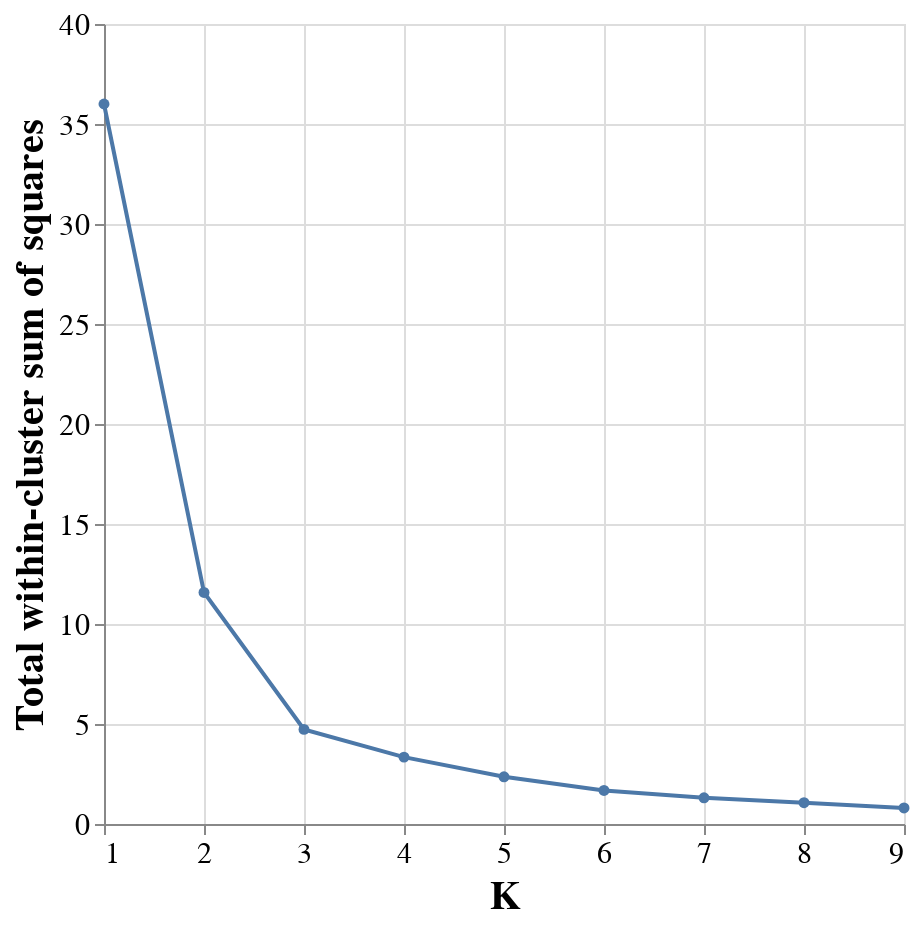

Notebook code cell kept with this figure:
### Code cell
glue('elbow_plot2', elbow_plot, display=True)

### Figure 1 — Vega-Lite specification as saved in the notebook (floating-point values rounded to 4 significant figures)
{"config": {"view": {"continuousWidth": 400, "continuousHeight": 300}, "axis": {"labelFontSize": 15, "titleFontSize": 20}}, "data": {"name": "data-772b44915409097b31df568cff60d910"}, "mark": {"type": "line", "point": true}, "encoding": {"x": {"field": "k", "title": "K", "type": "quantitative"}, "y": {"field": "inertia", "title": "Total within-cluster sum of squares", "type": "quantitative"}}, "height": 400, "width": 400, "$schema": "https://vega.github.io/schema/vega-lite/v4.17.0.json", "datasets": {"data-772b44915409097b31df568cff60d910": [{"k": 1, "inertia": 36.0, "n_iter": 2}, {"k": 2, "inertia": 11.58, "n_iter": 3}, {"k": 3, "inertia": 4.731, "n_iter": 3}, {"k": 4, "inertia": 3.344, "n_iter": 2}, {"k": 5, "inertia": 2.362, "n_iter": 4}, {"k": 6, "inertia": 1.678, "n_iter": 4}, {"k": 7, "inertia": 1.309, "n_iter": 3}, {"k": 8, "inertia": 1.066, "n_iter": 4}, {"k": 9, "inertia": 0.8003, "n_iter": 2}]}}
